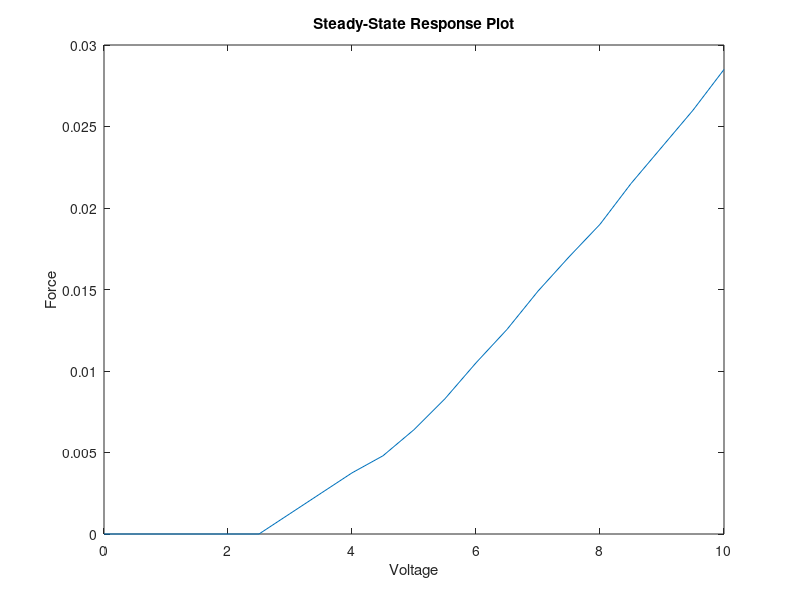

Here is the MATLAB script that generated this plot:
clear;
clc;

input = 0:0.5:10;
output = [0,0,0,0,0,0,0.00125,0.0025,0.00375,0.0048,0.0064,0.0083,0.0105,0.01255,0.0149,0.017,0.019,0.0215,0.02375,0.026,0.0285];

figure(1);
plot(input,output);
xlabel 'Voltage'
ylabel 'Force'
title 'Steady-State Response Plot'